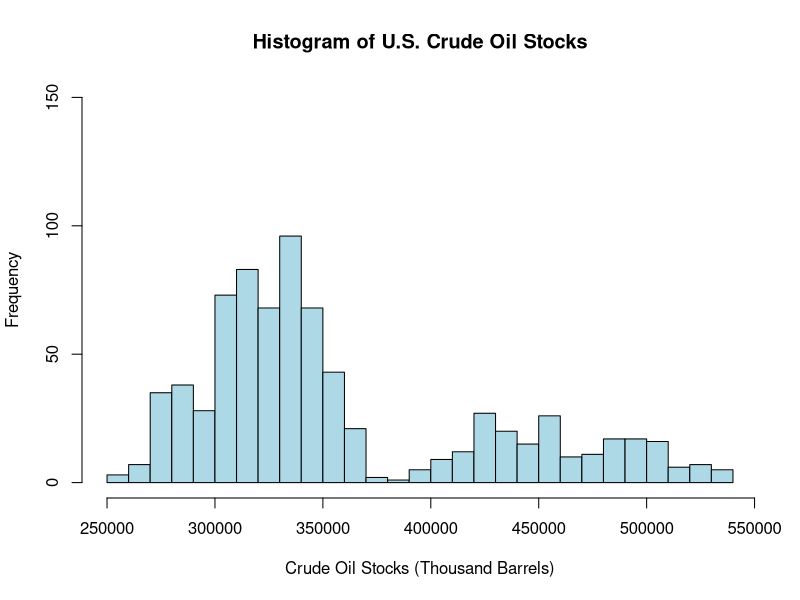

This chart was generated by the following R code:
# load dataset
df <- read.csv("transportation-fuels-inventory-beginning-2004-1.csv")

# check structure
#str(df)
#names(df)

#convert data types
df$Date <- as.Date(df$Date, tryFormats = c("%m/%d/%Y", "%d/%m/%Y"))
#str(df)

#missing values check and clean
sum(is.na(df))
sum(is.na(df[["U.S..Crude.Oil.Stocks..Thousand.Barrels."]]))
sum(is.na(df[["U.S..Gasoline.Stocks..Thousand.Barrels."]]))

#clean create dataset
crude <- df$`U.S..Crude.Oil.Stocks..Thousand.Barrels.`
gasoline <- df$`U.S..Gasoline.Stocks..Thousand.Barrels.`

fuel_data <- data.frame(Date = df$Date,
                        Crude = crude,
                        Gasoline = gasoline)

#checking
head(fuel_data)

###-------histogram for crude oil

#thousand barrels → million barrels:
fuel_data$Crude_million <- fuel_data$Crude / 1000

h <- hist(fuel_data$Crude, plot = FALSE)

hist(fuel_data$Crude,
     breaks = 40,
     main = "Histogram of U.S. Crude Oil Stocks",
     xlab = "Crude Oil Stocks (Thousand Barrels)",
     ylab = "Frequency",
     col = "lightblue",
     border = "black",
     ylim = c(0, 150))

